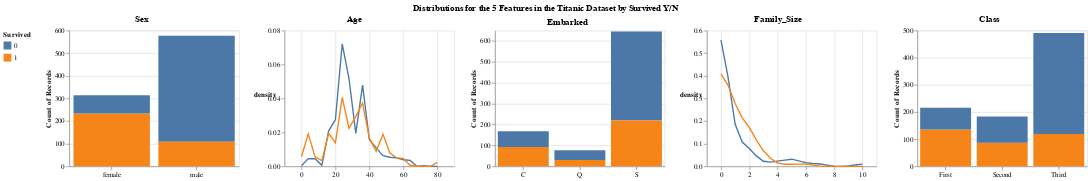

Notebook source saved alongside this figure:
### Markdown cell above
#### Use the Distributions Below to Investigate the Splits we Proposed Above.

Based on the details of the dataset, which one do you think is best?

### Code cell
build_interactive_decision_tree(titanic_df).properties(title = "Distributions for the 5 Features in the Titanic Dataset by Survived Y/N")

### Figure 1 — Vega-Lite specification as saved in the notebook (floating-point values rounded to 4 significant figures; data arrays with more than 128 entries replaced by an {"elided": "..."} marker saying what was removed)
{"config": {"view": {"continuousWidth": 400, "continuousHeight": 300}, "title": {"anchor": "middle"}}, "hconcat": [{"vconcat": [{"mark": "bar", "encoding": {"color": {"type": "nominal", "field": "Survived", "legend": {"orient": "left"}, "sort": [1, 0]}, "opacity": {"condition": {"value": 1, "selection": "selector006"}, "value": 0.3}, "x": {"type": "nominal", "axis": {"labelAngle": 0}, "field": "Sex", "title": null}, "y": {"type": "quantitative", "aggregate": "count"}}, "height": 200, "selection": {"selector006": {"type": "single", "fields": ["Sex"]}}, "width": 250}], "title": "Sex"}, {"vconcat": [{"layer": [{"data": {"name": "data-1b1ad364eb6985e496936a585856e77a"}, "mark": {"type": "bar", "align": "left", "binSpacing": 0, "size": 2.5}, "encoding": {"color": {"value": "lightgrey"}, "opacity": {"condition": {"value": 0.3, "test": "(datum.val <= datum.key)"}, "value": 0}, "x": {"type": "quantitative", "field": "Age", "title": null}, "y": {"type": "quantitative", "axis": null, "field": "Height"}}, "height": 200, "selection": {"selector007": {"type": "single", "fields": ["Age"], "on": "mouseover", "nearest": true}}, "transform": [{"calculate": "selector007['Age']", "as": "key"}, {"calculate": "datum.Age", "as": "val"}]}, {"data": {"name": "data-0b846ba991a7d2cd8e9a7b7828ad6e31"}, "mark": "line", "encoding": {"color": {"type": "nominal", "field": "Survived"}, "x": {"type": "quantitative", "field": "value", "title": null}, "y": {"type": "quantitative", "axis": {"labelAngle": 0, "titleAngle": 0}, "field": "density"}}, "height": 200, "transform": [{"density": "value", "bandwidth": 0.5, "groupby": ["variable", "Survived"], "steps": 20}, {"joinaggregate": [{"op": "max", "field": "density", "as": "max_density"}]}], "width": 250}], "resolve": {"scale": {"y": "independent"}}}], "resolve": {"scale": {"x": "shared"}}, "title": "Age"}, {"vconcat": [{"mark": "bar", "encoding": {"color": {"type": "nominal", "field": "Survived", "legend": {"orient": "left"}, "sort": [1, 0]}, "opacity": {"condition": {"value": 1, "selection": "selector008"}, "value": 0.3}, "x": {"type": "nominal", "axis": {"labelAngle": 0}, "field": "Embarked", "title": null}, "y": {"type": "quantitative", "aggregate": "count"}}, "height": 200, "selection": {"selector008": {"type": "single", "fields": ["Embarked"]}}, "width": 250}], "data": {"name": "data-1f7bc10a46cff10c6cd0d3e8919f04c1"}, "title": "Embarked"}, {"vconcat": [{"layer": [{"data": {"name": "data-bb21a63e679aa78c1165bbab8b1465db"}, "mark": {"type": "bar", "align": "left", "binSpacing": 0, "size": 20.0}, "encoding": {"color": {"value": "lightgrey"}, "opacity": {"condition": {"value": 0.3, "test": "(datum.val <= datum.key)"}, "value": 0}, "x": {"type": "quantitative", "field": "Family_Size", "title": null}, "y": {"type": "quantitative", "axis": null, "field": "Height"}}, "height": 200, "selection": {"selector009": {"type": "single", "fields": ["Family_Size"], "on": "mouseover", "nearest": true}}, "transform": [{"calculate": "selector009['Family_Size']", "as": "key"}, {"calculate": "datum.Family_Size", "as": "val"}]}, {"data": {"name": "data-39ace2853cd333059cbb2bc6aaa7c0b9"}, "mark": "line", "encoding": {"color": {"type": "nominal", "field": "Survived"}, "x": {"type": "quantitative", "field": "value", "title": null}, "y": {"type": "quantitative", "axis": {"labelAngle": 0, "titleAngle": 0}, "field": "density"}}, "height": 200, "transform": [{"density": "value", "bandwidth": 0.5, "groupby": ["variable", "Survived"], "steps": 20}, {"joinaggregate": [{"op": "max", "field": "density", "as": "max_density"}]}], "width": 250}], "resolve": {"scale": {"y": "independent"}}}], "resolve": {"scale": {"x": "shared"}}, "title": "Family_Size"}, {"vconcat": [{"mark": "bar", "encoding": {"color": {"type": "nominal", "field": "Survived", "legend": {"orient": "left"}, "sort": [1, 0]}, "opacity": {"condition": {"value": 1, "selection": "selector010"}, "value": 0.3}, "x": {"type": "nominal", "axis": {"labelAngle": 0}, "field": "Class", "title": null}, "y": {"type": "quantitative", "aggregate": "count"}}, "height": 200, "selection": {"selector010": {"type": "single", "fields": ["Class"]}}, "width": 250}], "data": {"name": "data-0d08aa15e8c860a9696a419c3e7737ad"}, "title": "Class"}], "data": {"name": "data-aa8c16ed6ba88c9c815e9b78a6a43374"}, "title": "Distributions for the 5 Features in the Titanic Dataset by Survived Y/N", "$schema": "https://vega.github.io/schema/vega-lite/v4.0.2.json", "datasets": {"data-aa8c16ed6ba88c9c815e9b78a6a43374": {"elided": "891 records"}, "data-1b1ad364eb6985e496936a585856e77a": [{"Age": 0, "Height": 1}, {"Age": 1, "Height": 1}, {"Age": 2, "Height": 1}, {"Age": 3, "Height": 1}, {"Age": 4, "Height": 1}, {"Age": 5, "Height": 1}, {"Age": 6, "Height": 1}, {"Age": 7, "Height": 1}, {"Age": 8, "Height": 1}, {"Age": 9, "Height": 1}, {"Age": 10, "Height": 1}, {"Age": 11, "Height": 1}, {"Age": 12, "Height": 1}, {"Age": 13, "Height": 1}, {"Age": 14, "Height": 1}, {"Age": 15, "Height": 1}, {"Age": 16, "Height": 1}, {"Age": 17, "Height": 1}, {"Age": 18, "Height": 1}, {"Age": 19, "Height": 1}, {"Age": 20, "Height": 1}, {"Age": 21, "Height": 1}, {"Age": 22, "Height": 1}, {"Age": 23, "Height": 1}, {"Age": 24, "Height": 1}, {"Age": 25, "Height": 1}, {"Age": 26, "Height": 1}, {"Age": 27, "Height": 1}, {"Age": 28, "Height": 1}, {"Age": 29, "Height": 1}, {"Age": 30, "Height": 1}, {"Age": 31, "Height": 1}, {"Age": 32, "Height": 1}, {"Age": 33, "Height": 1}, {"Age": 34, "Height": 1}, {"Age": 35, "Height": 1}, {"Age": 36, "Height": 1}, {"Age": 37, "Height": 1}, {"Age": 38, "Height": 1}, {"Age": 39, "Height": 1}, {"Age": 40, "Height": 1}, {"Age": 41, "Height": 1}, {"Age": 42, "Height": 1}, {"Age": 43, "Height": 1}, {"Age": 44, "Height": 1}, {"Age": 45, "Height": 1}, {"Age": 46, "Height": 1}, {"Age": 47, "Height": 1}, {"Age": 48, "Height": 1}, {"Age": 49, "Height": 1}, {"Age": 50, "Height": 1}, {"Age": 51, "Height": 1}, {"Age": 52, "Height": 1}, {"Age": 53, "Height": 1}, {"Age": 54, "Height": 1}, {"Age": 55, "Height": 1}, {"Age": 56, "Height": 1}, {"Age": 57, "Height": 1}, {"Age": 58, "Height": 1}, {"Age": 59, "Height": 1}, {"Age": 60, "Height": 1}, {"Age": 61, "Height": 1}, {"Age": 62, "Height": 1}, {"Age": 63, "Height": 1}, {"Age": 64, "Height": 1}, {"Age": 65, "Height": 1}, {"Age": 66, "Height": 1}, {"Age": 67, "Height": 1}, {"Age": 68, "Height": 1}, {"Age": 69, "Height": 1}, {"Age": 70, "Height": 1}, {"Age": 71, "Height": 1}, {"Age": 72, "Height": 1}, {"Age": 73, "Height": 1}, {"Age": 74, "Height": 1}, {"Age": 75, "Height": 1}, {"Age": 76, "Height": 1}, {"Age": 77, "Height": 1}, {"Age": 78, "Height": 1}, {"Age": 79, "Height": 1}], "data-0b846ba991a7d2cd8e9a7b7828ad6e31": {"elided": "891 records"}, "data-1f7bc10a46cff10c6cd0d3e8919f04c1": {"elided": "891 records"}, "data-bb21a63e679aa78c1165bbab8b1465db": [{"Family_Size": 0, "Height": 1}, {"Family_Size": 1, "Height": 1}, {"Family_Size": 2, "Height": 1}, {"Family_Size": 3, "Height": 1}, {"Family_Size": 4, "Height": 1}, {"Family_Size": 5, "Height": 1}, {"Family_Size": 6, "Height": 1}, {"Family_Size": 7, "Height": 1}, {"Family_Size": 8, "Height": 1}, {"Family_Size": 9, "Height": 1}], "data-39ace2853cd333059cbb2bc6aaa7c0b9": {"elided": "891 records"}, "data-0d08aa15e8c860a9696a419c3e7737ad": {"elided": "891 records"}}}
